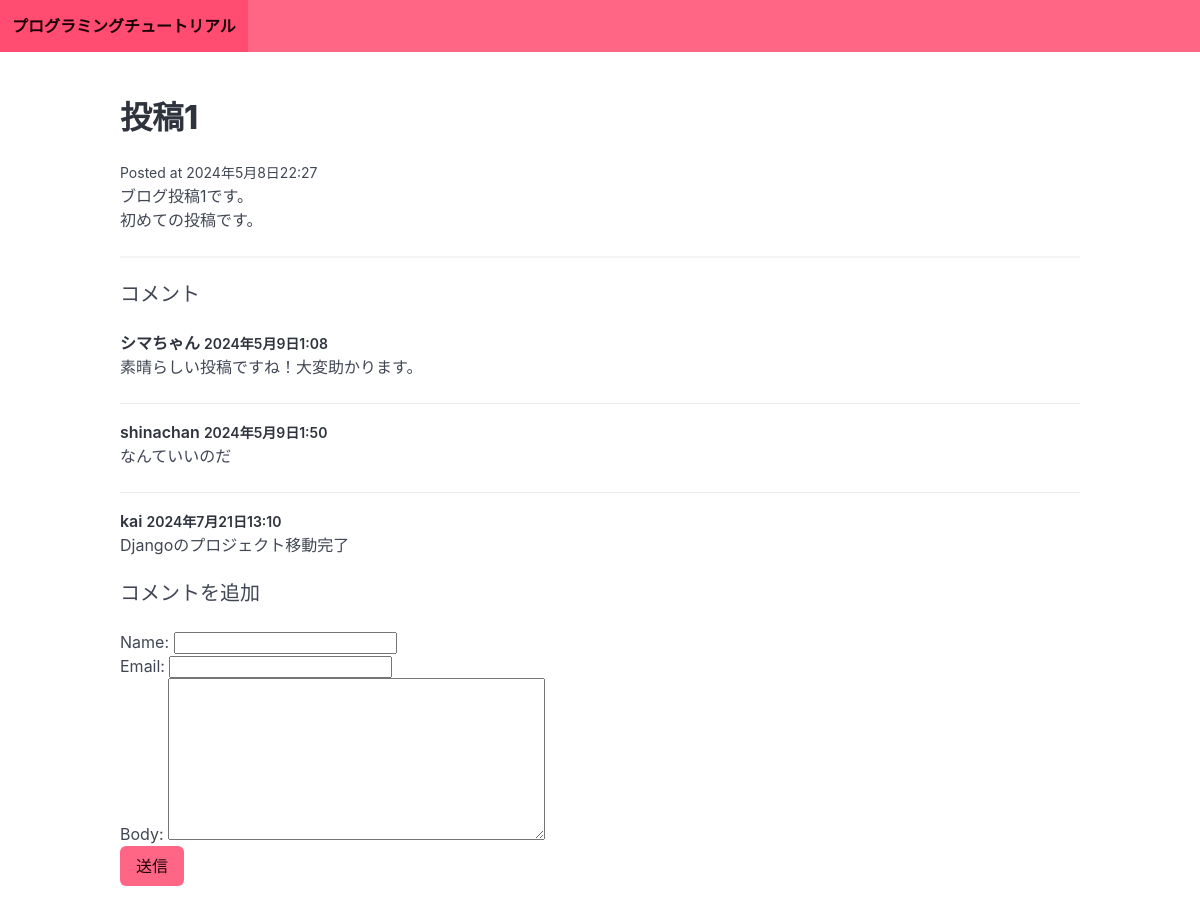
Page /post-1/ on the committed database.
### blog/models.py (models this page shows)
class Post(models.Model):
    title = models.CharField(max_length=255)
    slug = models.SlugField()
    intro = models.TextField()
    body = models.TextField()
    posted_date = models.DateTimeField(auto_now_add=True)

class Comment(models.Model):
    post = models.ForeignKey(Post, related_name="comment", on_delete=models.CASCADE)
    name = models.CharField(max_length=255)
    email = models.EmailField()
    body = models.TextField()
    posted_date = models.DateTimeField(auto_now_add=True)

### blog/views.py (the view)
# urls.py: path("<slug:slug>/", post_detail, name="post_detail")
def post_detail(request, slug):
    post = Post.objects.get(slug=slug)
    if request.method == "POST":
        form = CommentForm(request.POST)
        if form.is_valid():
            comment = form.save(commit=False)
            comment.post = post
            comment.save()
            return redirect("post_detail", slug=post.slug)
    else:
        form = CommentForm()
    return render(request, "blog/post_detail.html", {"post": post, "form": form})

### blog/forms.py
class CommentForm(forms.ModelForm):
    class Meta:
        model = Comment
        fields = ["name", "email", "body"]

### blog/templates/blog/post_detail.html (shortened to what this page needs)
{% extends "blog/base.html" %} {% block content %}
    <h1 class="title">{{post.title}}</h2>
    <small>Posted at {{post.posted_date}} </small>
    <p>{{post.intro}} </p>
    <p>{{post.body}} </p>
    <hr />
    <h2 class="subtitle">コメント</h2>
    {% for comment in post.comment.all %}
    <article class="media">
        <div class="media-content">
            <div class="content">
                <p>
                    <strong>
                        {{comment.name}}
                        <small>{{comment.posted_date}} </small>
                    </strong>
                    <br />
                    {{comment.body}}
                </p>
            </div>
        </div>
    </article>
    {% empty %}
    <div class="notification">
        <p>コメントはまだありません。</p>
    </div>
    <hr>
    {% endfor %}
    <h2 class ="subtitle">コメントを追加</h2>
    <form action="." method="post">
        {{form.as_p}}
        <div class="field">
            <div class="control">
                <button class="button is-danger">送信</button>
            </div>
        </div>
    </form>
{% endblock %}

### blog/templates/blog/base.html (shortened to what this page needs)
<!DOCTYPE html>
<html lang="en">
    <head>
        <link
      rel="stylesheet"
      href="https://cdn.jsdelivr.net/npm/bulma@1.0.0/css/bulma.min.css"
        >
    </head>
    <body>
        <nav class="navbar is-danger">
            <div class="navbar-brand">
                <a href="/" class="navbar-item">
                    <strong>プログラミングチュートリアル</strong>
                </a>
            </div>
        </nav>
        <section class="section">
            <div class="container">{% block content %} {% endblock %} </div>
        </section>
    </body>
</html>

### rows in the picture
Post: title "投稿1", posted_date "2024年5月8日22:27", intro "ブログ投稿1です。", body "初めての投稿です。"
Comment: name "シマちゃん", posted_date "2024年5月9日1:08", body "素晴らしい投稿ですね！大変助かります。"
Comment: name "shinachan", posted_date "2024年5月9日1:50", body "なんていいのだ"
Comment: name "kai", posted_date "2024年7月21日13:10", body "Djangoのプロジェクト移動完了"
